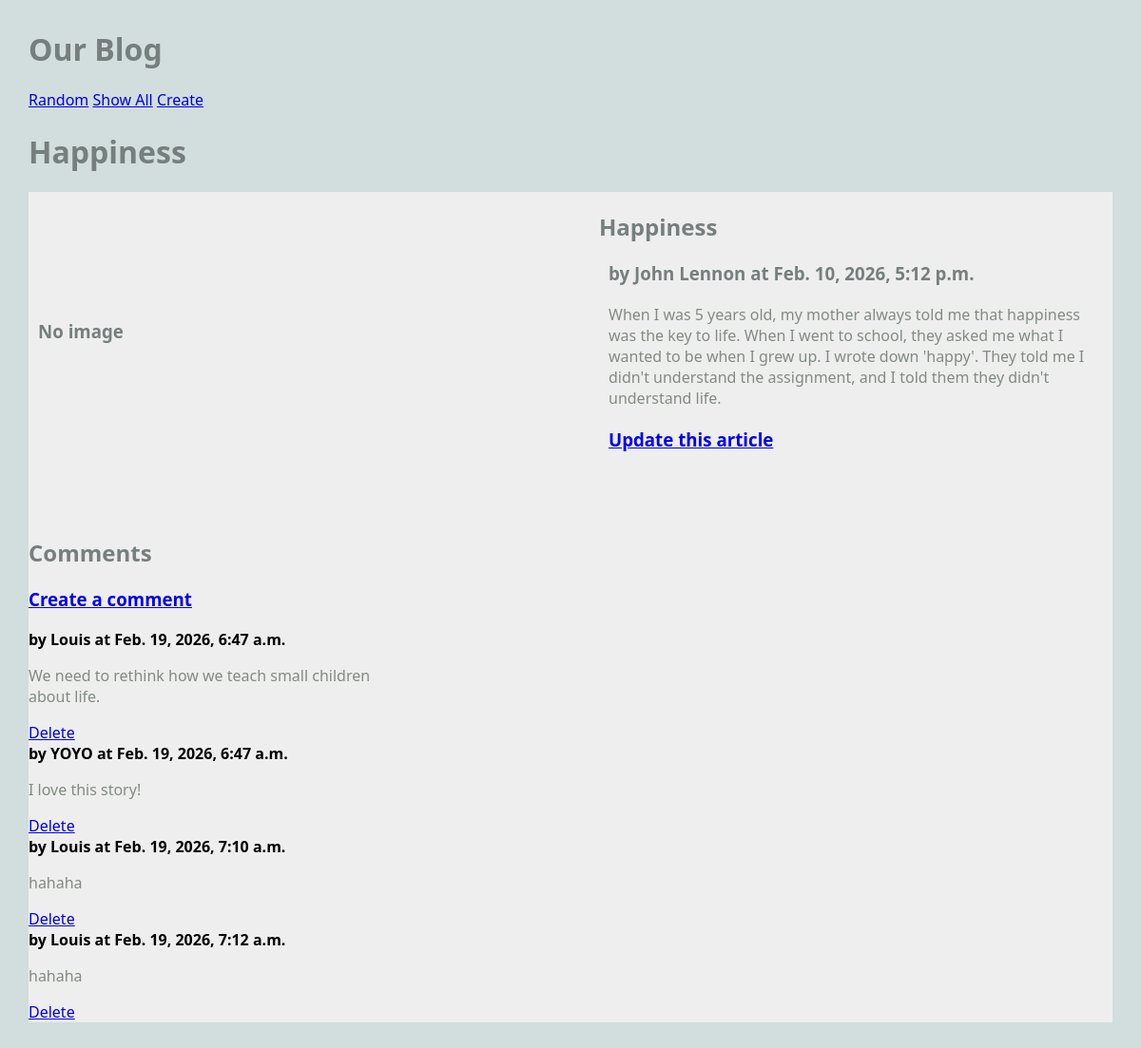
The app's page /blog/article/1, older data.
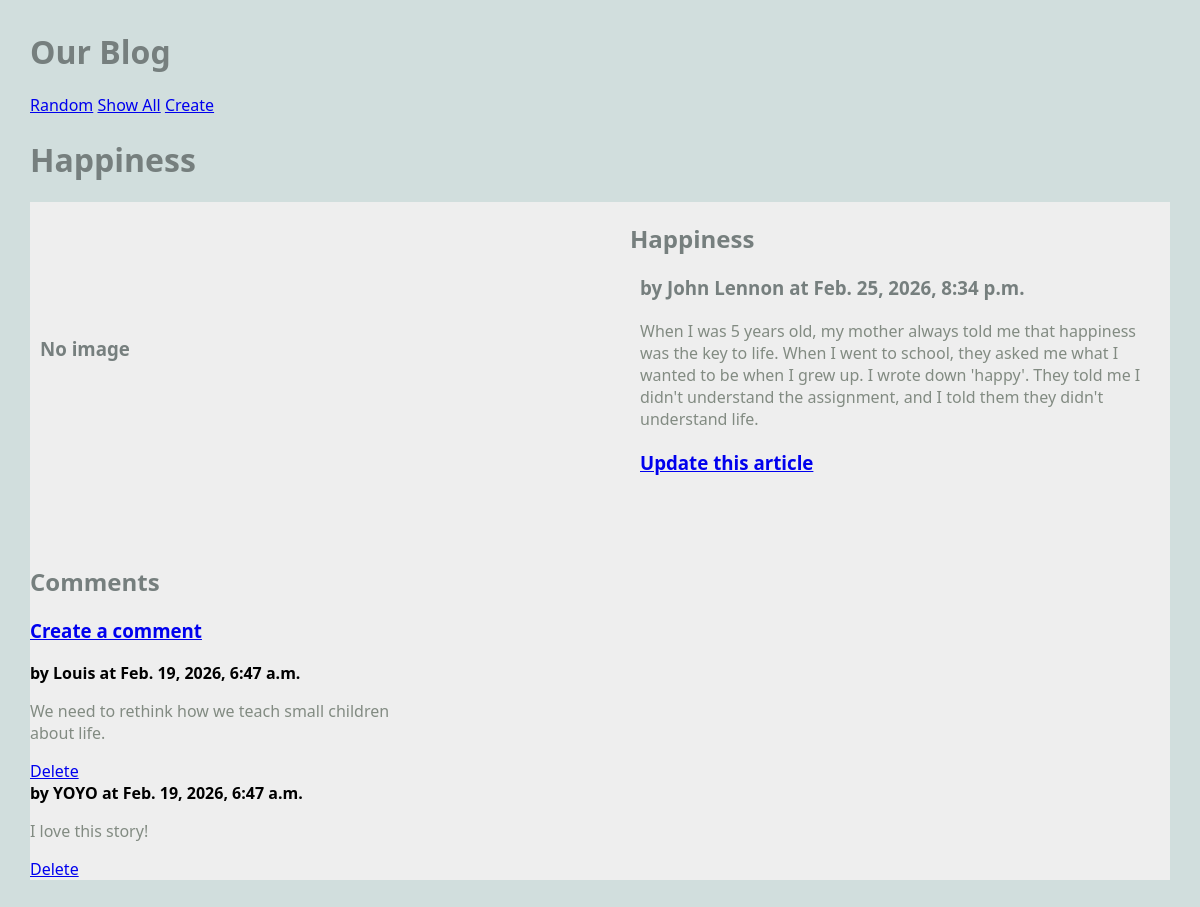
The same page, newer data.
### blog/models.py (models this page shows, shortened)
class Article(models.Model):
    title = models.TextField(blank=False)
    author = models.TextField(blank=False)
    text = models.TextField(blank=False)
    published = models.DateTimeField(auto_now=True)
    image_file = models.ImageField(blank=True) # an actual image
    def get_all_comments(self):
        comments = Comment.objects.filter(article=self)
        return comments

class Comment(models.Model):
    article = models.ForeignKey("Article", on_delete=models.CASCADE)
    author = models.TextField(blank=False)
    text = models.TextField(blank=False)
    published = models.DateTimeField(auto_now=True)
    def __str__(self):
        return f'{self.text}'

### blog/views.py (the view)
# urls.py: path('article/<int:pk>', ArticleView.as_view(), name='article'), # show one article
class ArticleView(DetailView):
    model = Article
    template_name = 'blog/article.html' ## reusing same template!!
    context_object_name = 'article'

### blog/templates/blog/article.html
{% extends 'blog/base.html' %}
{% block content %}
<h1>{{article.title}}</h1>
<main class="grid-container">
    <article class="featured">
        {% if article.image_file %}
        <img src="{{article.image_file.url}}" alt="">
        {% else %}
        <h3>No image</h3>
        {% endif %}
        <div>
            <h2>{{article.title}}</h2>
            <h3>by {{article.author}} at {{article.published}}</h3>
            <p>
                {{article.text}}
            </p>
            <h3>
            <a href="{% url 'update_article' article.pk %}">Update this article</a>
	        </h3>
        </div>
    </article>
    <div>
        <h2>Comments</h2>
        <h3>
            <a href="{% url 'create_comment' article.pk %}">Create a comment</a>
        </h3>
        {% for comment in article.get_all_comments %}
            <div>
                <strong>by {{comment.author}} at {{comment.published}}</strong>
                <p>
                    {{comment.text}}
                </p>
                <a href="{% url 'delete_comment' comment.pk %}">Delete</a>
            </div>
        {% endfor %}
    </div>
</main>
{% endblock %}

Row changes from the older to the newer data that the page shows:
removed Comment: author "Louis", published "Feb. 19, 2026, 7:10 a.m.", text "hahaha"
removed Comment: author "Louis", published "Feb. 19, 2026, 7:12 a.m.", text "hahaha"
changed Article "Happiness": published "Feb. 10, 2026, 5:12 p.m." → "Feb. 25, 2026, 8:34 p.m."
